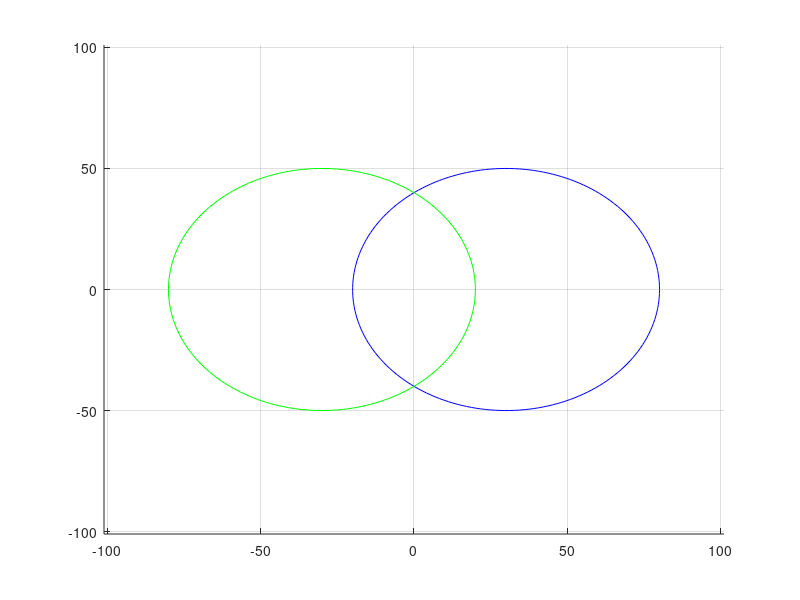

Reproduce this figure in MATLAB. (Note: this script raises an error after producing the figure.)
Area_X=100;
Area_Y=100;
steps=200;
origin_1=[30;0];
origin_2=[-30;0];
path_1=[origin_1(1)+50*cos(linspace(0,2*pi,steps));origin_1(2)+50*sin(linspace(0,2*pi,steps))];
orientation_1=pi/2*ones(1,steps)+linspace(0,2*pi,steps);
path_2=[origin_2(1)-50*cos(linspace(0,2*pi,steps));origin_2(2)+50*sin(linspace(0,2*pi,steps))];
orientation_2=pi/2*ones(1,steps)-linspace(0,2*pi,steps);
figure(1)
axis([-(Area_X+1) (Area_X+1) -(Area_Y+1) (Area_Y+1)])
grid on
hold on
plot(path_1(1,:),path_1(2,:),'blue',path_2(1,:),path_2(2,:),'green')
hold off
robot1=rectangular_GBM([origin_1(1)+50; origin_1(2); pi/2],16,10,12,[0.0 0.9 0.3]);
robot2=rectangular_GBM([origin_2(1)-50; origin_2(2); pi/2],16,10,12,[0.3 0.4 0.2]);
for ii=1:steps
    robot1=robot1.move_GBM([path_1(:,ii); orientation_1(ii)],[pi/8; -pi/8]);
    robot2=robot2.move_GBM([path_2(:,ii); orientation_2(ii)],[-pi/8; pi/8]);
    robot1.collision_bool=detect_collision(robot1,robot2);
    robot2.collision_bool=robot1.collision_bool;
    robot1.draw_collision_pos
    robot2.draw_collision_pos
    pause(0.1)
end